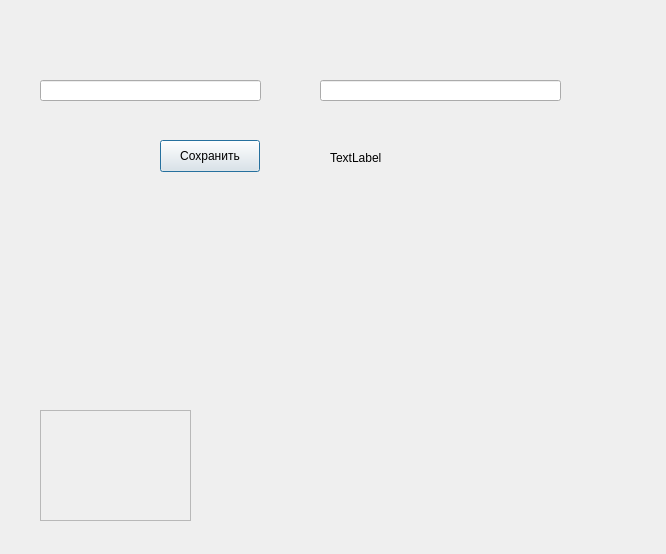
<?xml version="1.0" encoding="UTF-8"?>
<ui version="4.0">
 <class>Dialog</class>
 <widget class="QDialog" name="Dialog">
  <property name="geometry">
   <rect>
    <x>0</x>
    <y>0</y>
    <width>666</width>
    <height>554</height>
   </rect>
  </property>
  <property name="windowTitle">
   <string>Dialog</string>
  </property>
  <widget class="QScrollArea" name="scrollArea">
   <property name="geometry">
    <rect>
     <x>40</x>
     <y>410</y>
     <width>151</width>
     <height>111</height>
    </rect>
   </property>
   <property name="widgetResizable">
    <bool>true</bool>
   </property>
   <widget class="QWidget" name="scrollAreaWidgetContents">
    <property name="geometry">
     <rect>
      <x>0</x>
      <y>0</y>
      <width>149</width>
      <height>109</height>
     </rect>
    </property>
   </widget>
  </widget>
  <widget class="QLineEdit" name="lineEdit">
   <property name="geometry">
    <rect>
     <x>40</x>
     <y>80</y>
     <width>221</width>
     <height>21</height>
    </rect>
   </property>
  </widget>
  <widget class="QLineEdit" name="lineEdit_2">
   <property name="geometry">
    <rect>
     <x>320</x>
     <y>80</y>
     <width>241</width>
     <height>21</height>
    </rect>
   </property>
  </widget>
  <widget class="QPushButton" name="pushButton">
   <property name="geometry">
    <rect>
     <x>160</x>
     <y>140</y>
     <width>100</width>
     <height>32</height>
    </rect>
   </property>
   <property name="text">
    <string>Сохранить</string>
   </property>
  </widget>
  <widget class="QLabel" name="label">
   <property name="geometry">
    <rect>
     <x>330</x>
     <y>150</y>
     <width>171</width>
     <height>16</height>
    </rect>
   </property>
   <property name="text">
    <string>TextLabel</string>
   </property>
  </widget>
 </widget>
 <resources/>
 <connections/>
</ui>
